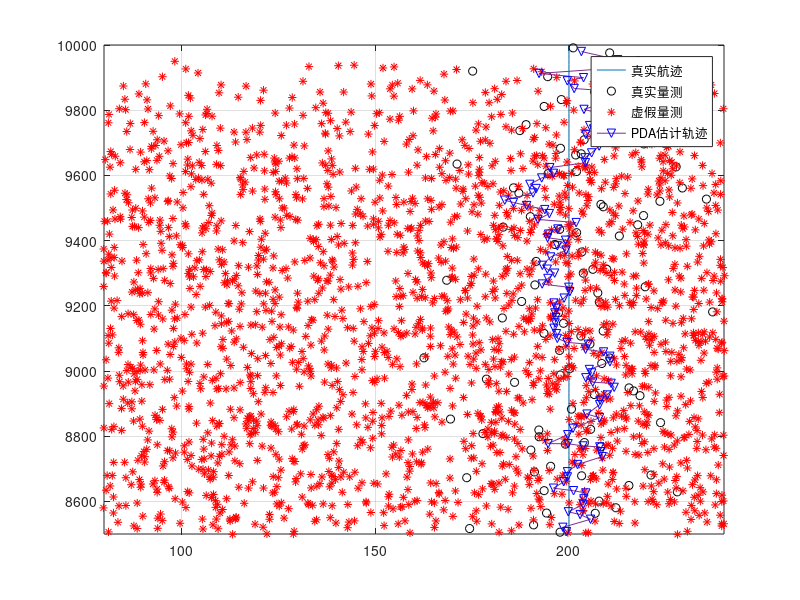

Write MATLAB code to recreate this figure.
%% PDA
T=1;%采样间隔 s
npts=100;%采样总时长
t=0:T:T*(npts-1);%时间轴
X=zeros(4,npts);%真实位置
X(:,1)=[200 0 1e4  -15]';%初始位置 x  vx  y vy
F=[1 T 0 0;0 1 0 0 ; 0 0 1 T;0 0 0 1];%状态转移矩阵
H=[1 0 0 0; 0 0 1 0];%观测矩阵
for i=2:npts
    X(:,i)=F*X(:,i-1);%递推
end
z=zeros(2,npts);%量测
sigma=sqrt(200);%量测噪声
W=[sigma,sigma]';%量测噪声矩阵
R=[sigma^2 0 ;0 sigma^2];%W的协方差矩阵 
for i=1:npts
    z(:,i)=H*X(:,i)+W.*wgn(2,1,0);
end
X0=zeros(4,npts);%状态向量
%二点差分法确定初始位置 误差协方差矩阵
X0(:,2)=[z(1,2) (z(1,2)-z(1,1))/T  z(2,2) (z(2,2)-z(2,1))/T]';%初始位置
P=[R(1,1) R(1,1)/T R(1,2) R(1,2)/T;...%初始协方差矩阵
    R(1,1)/T 2*R(1,1)/T^2 R(1,2)/T  2*R(1,2)/T^2;...
    R(2,1) R(2,1)/T R(2,2) R(2,2)/T;...
    R(2,1)/T 2*R(2,1)/T^2 R(2,2)/T  2*R(2,2)/T^2];

V=wgn(1,2,0);%噪声
Q=[T^4/4*(V'*V)  T^3/2*(V'*V) ;T^3/2*(V'*V) T^2*(V'*V)];%过程噪声

%3~12秒 用KF滤波
for i=3:15
    X0(:,i)=F*X0(:,i-1);%预测
    P=F*P*F'+Q;%预测
    K=P*H'/(H*P*H'+R);%增益
    X0(:,i)=X0(:,i)+K*(z(:,i)-H*X0(:,i));%平滑
    P=(eye(4)-K*H)*P;%平滑
end

figure;
p1=plot(X(1,:),X(3,:),'-',z(1,:),z(2,:),'o','MarkerEdgeColor','k');
grid on;
hold on;


PG=0.9997;%门概率质量
PD=1;%目标检测概率
Chi=16;%对应2维 门概率质量PG=0.9997
clutter=[];%虚假航迹
%13秒后引入杂波 利用新息协方差 计算确认区域面积
gamma=16;
lambda=0.0004;%单位面积内的虚假量测总数
for i=16:npts
    %预测
    X0(:,i)=F*X0(:,i-1);%预测状态向量
    P=F*P*F'+Q;%预测协方差
    S=H*P*H'+R;%新息协方差矩阵  雷达数据处理及应用 Eq 2.96

    %虚假航迹生成
    Av=abs(pi*gamma*sqrt(det(S)));%确认区域面积
    nc=fix(10*Av*lambda+1);%该时刻虚假航迹总数
    q=sqrt(10*Av)/2;
    a=z(1,i)-q;b=z(1,i)+q;
    c=z(2,i)-q;d=z(2,i)+q;
    x_temp=a+(b-a)*rand(1,nc);%虚假航迹X坐标
    y_temp=c+(d-c)*rand(1,nc);%虚假航迹Y坐标
    clutterNow=[x_temp ;y_temp];
    clutter=[clutter clutterNow];
    p2=plot(x_temp,y_temp,'*','MarkerEdgeColor','r');
    hold on;
    %PDA
    xy_temp=[];%落入波门的全部量测
    e=[];
    b=[];
    beta=[];%权矢量
    Vk=pi*Chi*sqrt(det(S));%相关波门体积
    MeasurementPoint=[z(:,i) clutterNow];%当前时刻的全部量测 包括真实量测 虚假量测
    
    for j=1:size(MeasurementPoint,2)
        d=H*X0(:,i)-MeasurementPoint(:,j);
        D=d'*inv(S)*d;%统计距离
        if(D<Chi)
            xy_temp=[xy_temp MeasurementPoint(:,j)];
        end
    end
    if isempty(xy_temp)%波门内没有量测 就直接用KF预测值作为此刻值
        X0(:,i)=X0(:,i);
        P=P;
    else
        for j=1:size(xy_temp,2)
            d=H*X0(:,i)-xy_temp(:,j);
            e(j)=exp(-1/2*(d'*inv(S)*d));
        end
        b=size(xy_temp,2)/Vk*sqrt(det(2*pi*S))*(1-PG*PD)/PD;
        beta(1)=b/(b+sum(e));
        for j=1:size(xy_temp,2)
            beta(j+1)=e(j)/(b+sum(e));
        end
        X_filter=[];
        P_filter=[];
        K=P*H'/(H*P*H'+R);%增益
        for j=1:size(xy_temp,2) 
            X_filter(:,j)=X0(:,i)+K*(xy_temp(:,j)-H*X0(:,i));%滤波状态向量
        end
        X_filter=[X0(:,i) X_filter];
        Pc=(eye(4)-K*H)*P;%滤波协方差矩阵
        v=0;%组合新息
        v1=0;
        for j=1:size(xy_temp,2)
            v=v+beta(j+1)*(H*X0(:,i)-xy_temp(:,j));
            v1=v1+beta(j+1)*(H*X0(:,i)-xy_temp(:,j))*(H*X0(:,i)-xy_temp(:,j))';
        end
        Perr=K*(v1-v*v')*K';
        P=P*beta(1)+(1-beta(1))*Pc+Perr;
        X_final=zeros(4,1);
        for j=1:size(xy_temp,2)+1
            X_final=X_final+beta(j)*X_filter(:,j);
        end
        X0(:,i)=X_final;
    end
end
p3=plot(X0(1,3:npts),X0(3,3:npts),'-v','MarkerEdgeColor','b');
axis([80 240 8500 10000]);
legend([p1(1),p1(2),p2,p3],{"真实航迹","真实量测","虚假量测","PDA估计轨迹"});

